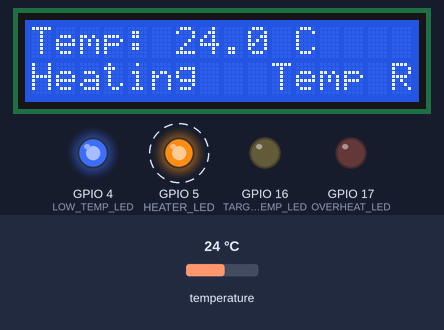
Simulated run of this sketch. Board: ESP32. Shown: 16×2 character LCD, output pins drawn as LEDs (lit = HIGH). Dashed ring = blinking. The test bench sets the inputs (shaded band); at power-on: temperature 24 °C. What the sketch prints to the serial monitor is not drawn.

Above: at 1.2 s.
1.3 s: temperature set to 12 °C
At 3.3 s:
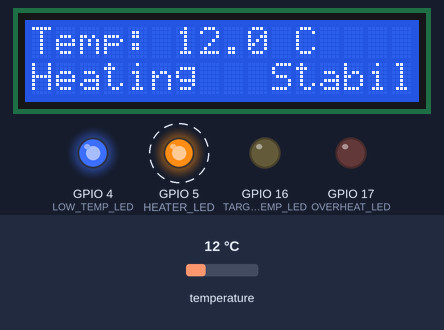
5.4 s: temperature set to 19 °C
At 6.6 s:
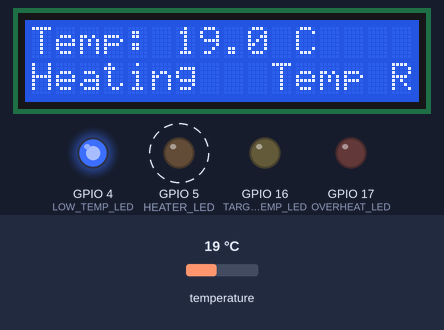
8.3 s: temperature set to 15 °C
At 9.6 s:
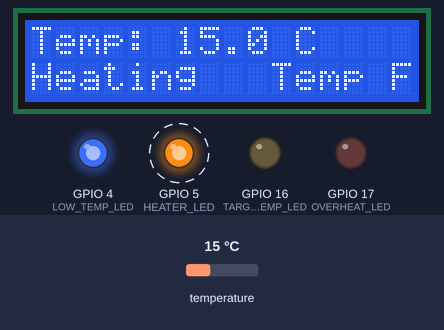
Timing chart, 0 to 17.3 s (numbered marks = the images above; inputs shaded):
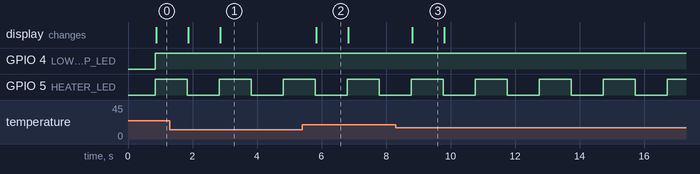

Measured:
- after the input at 1.3 s, the display: first changes after 0.56 s (image 1 shows a later state)
- after the input at 5.4 s, the display: changes after 0.43 s (image 2)
- after the input at 8.3 s, the display: changes after 0.51 s (image 3)
- by itself, GPIO 5 (HEATER_LED): alternates HIGH for 0.99 s and LOW for 0.99 s
- what the display in image 2 shows lasts 1.0 s, from 5.8 s to 6.8 s

The sketch:

sketch.ino
```cpp
#include <OneWire.h>
#include <DallasTemperature.h>
#include <Wire.h>
#include <LiquidCrystal_I2C.h>


#define ONE_WIRE_BUS 2


#define LOW_TEMP_LED     4   // Blue
#define TARGET_TEMP_LED  16  // Yellow
#define OVERHEAT_LED     17  // Red
#define HEATER_LED        5  // Orange


const float TARGET_TEMP = 50.0;
const float OVERHEAT_TEMP = 70.0;
const float TOLERANCE = 1.0; // ±1°C


bool heaterLedState = false;
bool overheatLedState = false;
unsigned long previousHeaterMillis = 0;
unsigned long previousOverheatMillis = 0;
const long blinkInterval = 500;

OneWire oneWire(ONE_WIRE_BUS);
DallasTemperature sensors(&oneWire);


LiquidCrystal_I2C lcd(0x27, 16, 2);

float lastTemp = 0;

void setup() {
  Serial.begin(9600);
  Wire.begin(21, 22);
  sensors.begin();
  lcd.begin(16, 2);
  lcd.backlight();

  pinMode(LOW_TEMP_LED, OUTPUT);
  pinMode(TARGET_TEMP_LED, OUTPUT);
  pinMode(OVERHEAT_LED, OUTPUT);
  pinMode(HEATER_LED, OUTPUT);

  digitalWrite(LOW_TEMP_LED, LOW);
  digitalWrite(TARGET_TEMP_LED, LOW);
  digitalWrite(OVERHEAT_LED, LOW);
  digitalWrite(HEATER_LED, LOW);
}

void loop() {
  sensors.requestTemperatures();
  float temperatureC = sensors.getTempCByIndex(0);

  Serial.print("Temperature: ");
  Serial.print(temperatureC);
  Serial.println(" °C");


  digitalWrite(LOW_TEMP_LED, LOW);
  digitalWrite(TARGET_TEMP_LED, LOW);


  String statusMsg = "";
  String trendMsg = "";


  if (temperatureC > lastTemp + 0.2) {
    trendMsg = "Temp Rising";
  } else if (temperatureC < lastTemp - 0.2) {
    trendMsg = "Temp Falling";
  } else {
    trendMsg = "Stabilizing";
  }

  // Handle temperature status
  if (temperatureC > OVERHEAT_TEMP) {
    digitalWrite(OVERHEAT_LED, HIGH);
    digitalWrite(HEATER_LED, LOW);
    statusMsg = "Overheat";
  }
  else if (abs(temperatureC - TARGET_TEMP) <= TOLERANCE) {
    digitalWrite(TARGET_TEMP_LED, HIGH);
    digitalWrite(HEATER_LED, LOW);
    statusMsg = "Idle";
  }
  else if (temperatureC < TARGET_TEMP) {
    digitalWrite(LOW_TEMP_LED, HIGH);
    digitalWrite(OVERHEAT_LED, LOW);

    // Blink heater LED
    unsigned long currentMillis = millis();
    if (currentMillis - previousHeaterMillis >= blinkInterval) {
      previousHeaterMillis = currentMillis;
      heaterLedState = !heaterLedState;
      digitalWrite(HEATER_LED, heaterLedState);
    }
    statusMsg = "Heating";
  }
  else if (temperatureC > TARGET_TEMP && temperatureC <= OVERHEAT_TEMP) {
    // Blink red LED
    unsigned long currentMillis = millis();
    if (currentMillis - previousOverheatMillis >= blinkInterval) {
      previousOverheatMillis = currentMillis;
      overheatLedState = !overheatLedState;
      digitalWrite(OVERHEAT_LED, overheatLedState);
    }
    digitalWrite(HEATER_LED, LOW);
    statusMsg = "Caution!";
  }

  // Update LCD
  lcd.clear();
  lcd.setCursor(0, 0);
  lcd.print("Temp: ");
  lcd.print(temperatureC, 1);
  lcd.print(" C");

  lcd.setCursor(0, 1);
  lcd.print(statusMsg);


  Serial.println("Trend: " + trendMsg);
  lcd.setCursor(10, 1);
  lcd.print(trendMsg.substring(0, 6));

  lastTemp = temperatureC;
  delay(200);
}
```
